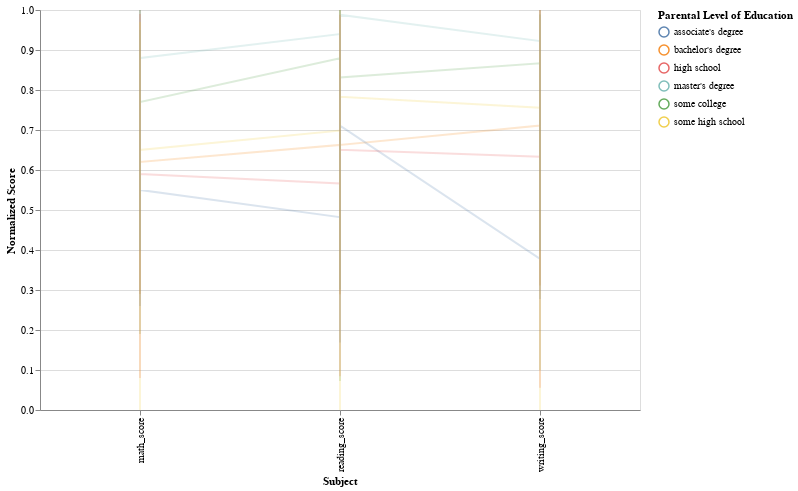

Here is the notebook cell this chart was saved with:
### Code cell
parallel_data = data.copy()


for col in ['math_score', 'reading_score', 'writing_score']:
    parallel_data[col] = (parallel_data[col] - parallel_data[col].min()) / (parallel_data[col].max() - parallel_data[col].min())


parallel_data = parallel_data.melt(id_vars=['gender', 'race_ethnicity', 'parental_level_of_education', 'lunch', 'test_preparation_course'],
                                   value_vars=['math_score', 'reading_score', 'writing_score'],
                                   var_name='Subject', value_name='Normalized Score')
parallel_data= parallel_data.replace('none', 'not completed')
input_widget = alt.binding_select(options=['All', 'not completed', 'completed'], name='Test Prep')
selection = alt.selection_point(fields=['test_preparation_course'], bind=input_widget, name="Test Prep")

base = alt.Chart(parallel_data).encode(
    x='Subject:N',
    y='Normalized Score:Q',
    color=alt.Color('parental_level_of_education:N', title= 'Parental Level of Education'),
    detail='index:N',
    opacity=alt.condition('datum.test_preparation_course == Test_Prep.test_preparation_course || Test_Prep.test_preparation_course == "both"', alt.value(0.9), alt.value(0.2))
).add_params(
    selection
)


lines = base.mark_line().interactive()

points = base.mark_point().encode(
    opacity=alt.condition('datum.test_preparation_course == Test_Prep.test_preparation_course || Test_Prep.test_preparation_course == "All"', alt.value(1), alt.value(0)),
    tooltip=['gender', 'race_ethnicity', 'lunch', 'test_preparation_course', 'Subject', 'Normalized Score']
).properties(
    width=600,
    height=400
)


parallel_plot = lines + points
parallel_plot.save('parallelplot.html', embed_options={'renderer':'svg'})
parallel_plot.display()

### Figure 1 — Vega-Lite specification as saved in the notebook (floating-point values rounded to 4 significant figures; data arrays with more than 128 entries replaced by an {"elided": "..."} marker saying what was removed)
{"config": {"view": {"continuousWidth": 300, "continuousHeight": 300}}, "layer": [{"mark": {"type": "line"}, "encoding": {"color": {"field": "parental_level_of_education", "title": "Parental Level of Education", "type": "nominal"}, "detail": {"field": "index", "type": "nominal"}, "opacity": {"condition": {"test": "datum.test_preparation_course == Test_Prep.test_preparation_course || Test_Prep.test_preparation_course == \"both\"", "value": 0.9}, "value": 0.2}, "x": {"field": "Subject", "type": "nominal"}, "y": {"field": "Normalized Score", "type": "quantitative"}}, "name": "view_6"}, {"mark": {"type": "point"}, "encoding": {"color": {"field": "parental_level_of_education", "title": "Parental Level of Education", "type": "nominal"}, "detail": {"field": "index", "type": "nominal"}, "opacity": {"condition": {"test": "datum.test_preparation_course == Test_Prep.test_preparation_course || Test_Prep.test_preparation_course == \"All\"", "value": 1}, "value": 0}, "tooltip": [{"field": "gender", "type": "nominal"}, {"field": "race_ethnicity", "type": "nominal"}, {"field": "lunch", "type": "nominal"}, {"field": "test_preparation_course", "type": "nominal"}, {"field": "Subject", "type": "nominal"}, {"field": "Normalized Score", "type": "quantitative"}], "x": {"field": "Subject", "type": "nominal"}, "y": {"field": "Normalized Score", "type": "quantitative"}}}], "data": {"name": "data-72f29ad20baa65abefb19fd02dfa6d8b"}, "height": 400, "params": [{"name": "Test Prep", "select": {"type": "point", "fields": ["test_preparation_course"]}, "bind": {"input": "select", "options": ["All", "not completed", "completed"], "name": "Test Prep"}, "views": ["view_6"]}, {"name": "param_4", "select": {"type": "interval", "encodings": ["x", "y"]}, "bind": "scales", "views": ["view_6"]}], "width": 600, "$schema": "https://vega.github.io/schema/vega-lite/v5.16.3.json", "datasets": {"data-72f29ad20baa65abefb19fd02dfa6d8b": {"elided": "3000 records"}}}
